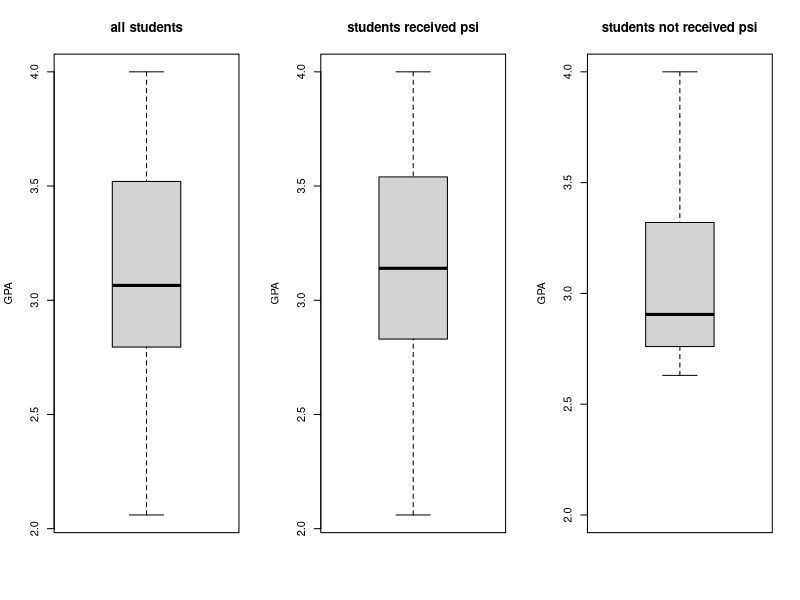
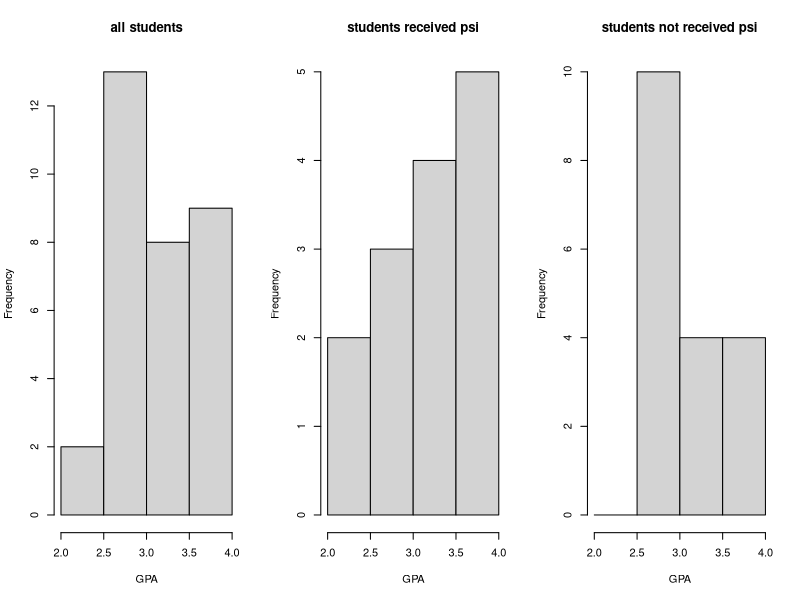
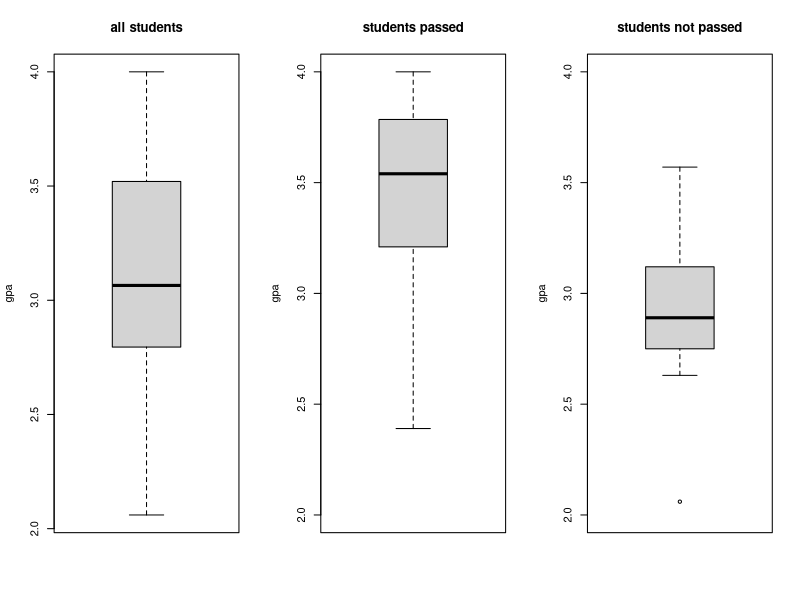
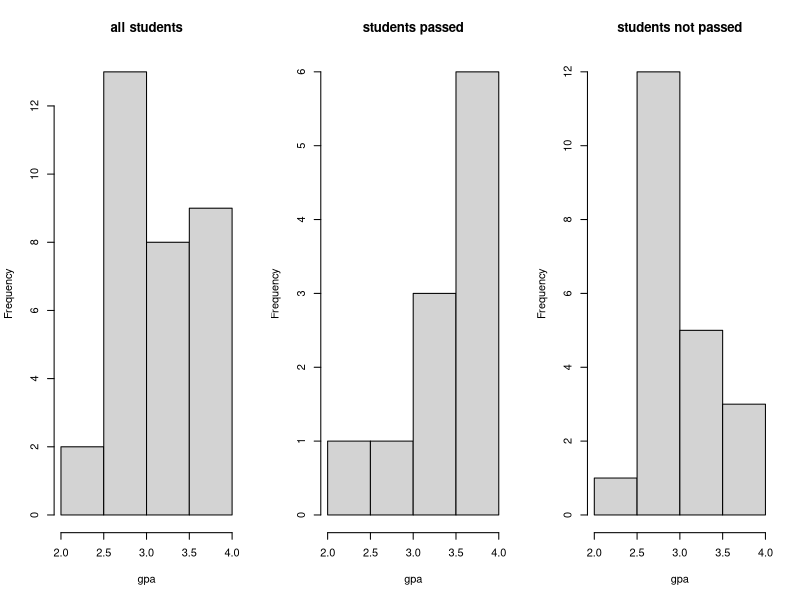
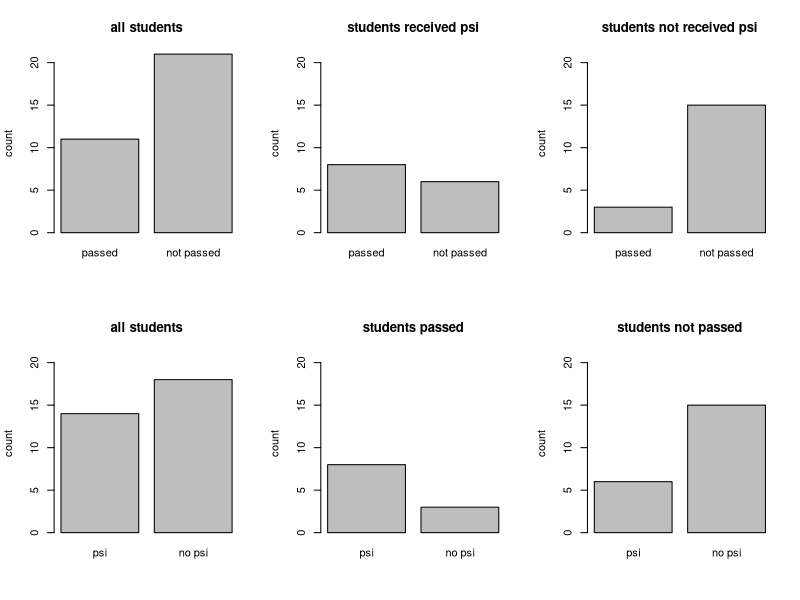

Recreate these plots in R, in order.
## ---- chunk 1
knitr::opts_chunk$set(echo = TRUE)
## ---- chunk 2
data = read.table("psi.txt", header = TRUE);
data_psi = subset(data, psi == 1)
data_no_psi = subset(data, psi == 0)
par(mfrow=c(1,3))
boxplot(data$gpa,ylab="GPA",main="all students")
boxplot(data_psi$gpa,ylab="GPA",main="students received psi")
boxplot(data_no_psi$gpa,ylab="GPA",main="students not received psi",ylim=c(2.0,4.0))
hist(data$gpa,xlab="GPA",main="all students")
hist(data_psi$gpa,xlab="GPA",main="students received psi")
hist(data_no_psi$gpa,xlab="GPA",main="students not received psi", breaks = c(2.0,2.5,3.0,3.5,4.0))
## ---- chunk 3
data_passed = subset(data, passed == 1)
data_not_passed = subset(data, passed == 0)
par(mfrow=c(1,3))
boxplot(data$gpa,ylab="gpa",main="all students")
boxplot(data_passed$gpa,ylab="gpa",main="students passed",ylim=c(2.0,4.0))
boxplot(data_not_passed$gpa,ylab="gpa",main="students not passed",ylim=c(2.0,4.0))
hist(data$gpa,xlab="gpa",main="all students")
hist(data_passed$gpa,xlab="gpa",main="students passed")
hist(data_not_passed$gpa,xlab="gpa",main="students not passed", breaks = c(2.0,2.5,3.0,3.5,4.0))
## ---- chunk 4
par(mfrow=c(2,3))
barplot(c(nrow(data_passed),nrow(data_not_passed)),ylim=c(0,21),main="all students",ylab="count",names.arg=c("passed","not passed"))
barplot(c( nrow(subset(data_psi, passed == 1)),nrow(subset(data_psi,passed == 0))),ylim=c(0,21),main="students received psi",ylab="count",names.arg=c("passed","not passed"))
barplot(c( nrow(subset(data_no_psi, passed == 1)),nrow(subset(data_no_psi,passed == 0))),ylim=c(0,21),main="students not received psi",ylab="count",names.arg=c("passed","not passed"))
barplot(c(nrow(data_psi),nrow(data_no_psi)),ylim=c(0,21),main="all students",ylab="count",names.arg=c("psi","no psi"))
barplot(c( nrow(subset(data_passed, psi == 1)),nrow(subset(data_passed,psi == 0))),ylim=c(0,21),main="students passed",ylab="count",names.arg=c("psi","no psi"))
barplot(c( nrow(subset(data_not_passed, psi == 1)),nrow(subset(data_not_passed,psi == 0))),ylim=c(0,21),main="students not passed",ylab="count",names.arg=c("psi","no psi"))
## ---- chunk 5
model <- glm(psi~passed+gpa,data=data,family=binomial)
summary(model)
## ---- chunk 6
students_gpa_3 = subset(data, gpa >= 3 & gpa < 4)
gpa_3_psi = subset(students_gpa_3, psi == 1)
gpa_3_psi_pass = subset(gpa_3_psi, passed == 1)
gpa_3_no_psi = subset(students_gpa_3, psi == 0)
gpa_3_no_psi_pass = subset(gpa_3_no_psi, passed == 1)
p1 = nrow(gpa_3_psi_pass)/nrow(gpa_3_psi); p1
p2 = nrow(gpa_3_no_psi_pass)/nrow(gpa_3_no_psi); p2
## ---- chunk 7
psi = subset(data, psi == 1)
psi_pass = subset(psi, passed == 1)
no_psi = subset(data, psi == 0)
no_psi_pass = subset(no_psi, passed == 1)
p1 = nrow(psi_pass)/nrow(psi); p1
p2 = nrow(no_psi_pass)/nrow(no_psi); p2
o1 = p1 / (1 - p1); o1
o2 = p2 / (1 - p2); o2
rco = (o1 - o2) / o2 * 100; rco
## ---- chunk 8
x=matrix(c(3,15,8,6),2,2); x
fisher.test(x)
